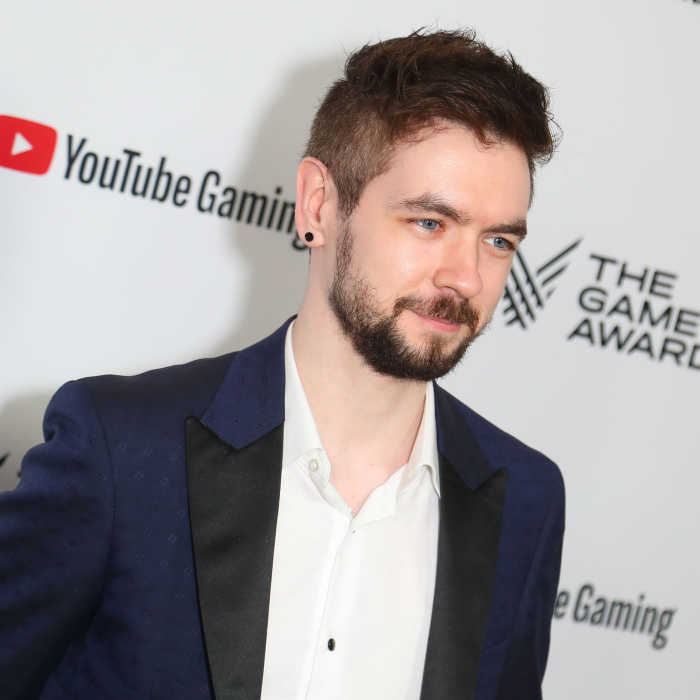
#> input picture dataset/test/jack.jpg, 1400 x 1400 px, given as the content of the folder dataset/train, which was not available (shown at 1/2 size)
$ python main.py
#> lines starting #> are read from the running program, lines starting #| are printed output that depends on the picture; pictures that were not available may be replaced by others from this repository, and a replacement may not be noted
import cv2 as cv
import os
import numpy as np
import math
from matplotlib import pyplot as plt

def get_path_list(root_path):

#> called with root_path = 'dataset/train'
    train_images = os.listdir (root_path)
    train_names = list()

    for folder_name in train_images:
        train_names.append(folder_name)

    return train_names

def get_class_id(root_path, train_names):
#> called with root_path = 'dataset/train'
    image_train_list = []
    image_class_id = []

    for index, image in enumerate(train_names):
        full_name_path = root_path + '/' + image

        for image_path in os.listdir(full_name_path):
            full_image_path = full_name_path + '/' + image_path
            img_gray = cv.imread(full_image_path, 0)
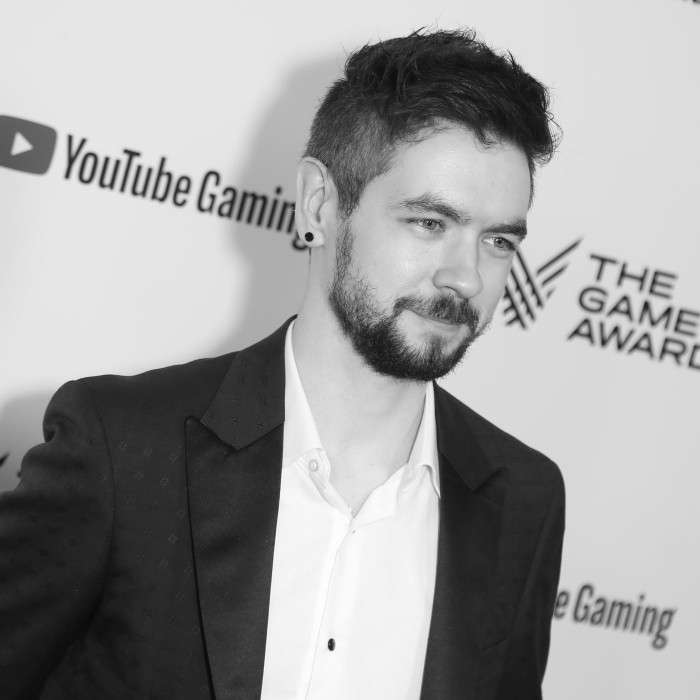
#> img_gray: shape (1400, 1400) (shown at 1/2 size); min 0, max 255, mean 158.1

            image_train_list.append (img_gray)
            image_class_id.append (index)

    return image_train_list, image_class_id

def detect_faces_and_filter(image_list, image_classes_list=None):

    face_cascade = cv.CascadeClassifier ('haarcascades/haarcascade_frontalface_default.xml')

    face_list = []
    class_list = []
    face_rects = []

    if image_classes_list is not None: #train
        for image, image_class in zip(image_list, image_classes_list):

            detected_faces = face_cascade.detectMultiScale(
                image,
                scaleFactor = 1.3,
                minNeighbors = 3
            )

            if(len(detected_faces) < 1):
                continue

            for face_rect in detected_faces:
                x, y, w, h = face_rect
                face_img = image[y:y+w, x:x+h]

                face_list.append(face_img)
                class_list.append(image_class)

        return face_list, face_rects, class_list
    else: # test
        for image in image_list:

            image = cv.cvtColor(image, cv.COLOR_BGR2GRAY)

            detected_faces = face_cascade.detectMultiScale(
                image,
                scaleFactor = 1.3,
                minNeighbors = 3
            )

            if(len(detected_faces) < 1):
                continue

            for face_rect in detected_faces:
                x, y, w, h = face_rect
                face_img = image[y:y+w, x:x+h]

                face_list.append(face_img)
                face_rects.append([x,y,w,h])

        return face_list, face_rects, class_list

def train(train_face_grays, image_classes_list):

    face_recognizer = cv.face.LBPHFaceRecognizer_create()
    face_recognizer.train(
        train_face_grays,
        np.array(image_classes_list)
    )
    return face_recognizer

def get_test_images_data(test_root_path):
    images_test = os.listdir (test_root_path)
    image_test_list = list()
    for image in (images_test):
        test_path = f'{test_root_path}/{image}'
        image = cv.imread(test_path)
        image_test_list.append(image)

    return image_test_list

def predict(recognizer, test_faces_gray):
    results = list()

    for test_face in test_faces_gray:
        res, _ = recognizer.predict(test_face)
        results.append(res)

    return results

def draw_prediction_results(predict_results, test_image_list, test_faces_rects, train_names):

    image_predict_results = list()

    for predict_result, test_image, face_rect in zip(predict_results, test_image_list, test_faces_rects):
        x, y, w, h = face_rect
        face_img = test_image [y:y+w, x:x+h]

        test_img = cv.rectangle(
            test_image,
            (x,y),
            (x+w, y+h),
            (0, 255, 0),
            1
        )

        if train_names[predict_result] in ['Pewdiepie', 'Jacksepticeye']:
            text = f'{train_names[predict_result]} - Youtube'
        else:
            text = f'{train_names[predict_result]} - Twitch'

        test_image = cv.putText (test_img, text, (x, y-10), cv.FONT_HERSHEY_PLAIN, 2, (0, 255, 0), 2)
        image_predict_results.append(test_image)

    return image_predict_results

def combine_and_show_result(image_list):
    plt.figure(figsize=(10,7))
    for index, image in enumerate(image_list):
        plt.subplot(2, 3, index+1)
        plt.imshow(cv.cvtColor(image, cv.COLOR_BGR2RGB))
        plt.xticks([])
        plt.yticks([])
    plt.tight_layout()
    plt.show()

if __name__ == "__main__":

    train_root_path = "dataset/train"

    train_names = get_path_list(train_root_path) #labels_list
    train_image_list, image_classes_list = get_class_id(train_root_path, train_names) #faces, indexes
#> train_image_list = 1 item; image_classes_list = [0]
    train_face_grays, _, filtered_classes_list = detect_faces_and_filter(train_image_list, image_classes_list)
#> the loop in detect_faces_and_filter, `for image, image_class in zip(image_list, image_classes_list): ` made 1 pass
#> (image_class, detected_faces) on pass 1: (0, [[670, 266, 482, 482]])
#> after the loop in detect_faces_and_filter, `for image, image_class in zip(image_list, image_classes_list):`: face_list = 1 item
#> train_face_grays = 1 item; filtered_classes_list = [0]
    recognizer = train(train_face_grays, filtered_classes_list)

    test_root_path = "dataset/test"

    test_image_list = get_test_images_data(test_root_path)
#> in get_test_images_data, image is the input picture: shape (1400, 1400, 3); mean B, G, R 157.3, 156.3, 162
    test_faces_gray, test_faces_rects, _ = detect_faces_and_filter(test_image_list)
#> the loop in detect_faces_and_filter (call 2), `for image in image_list: ` made 4 passes
#> pass 2, in detect_faces_and_filter (call 2), `image = cv.cvtColor(image, cv.COLOR_BGR2GRAY)`:
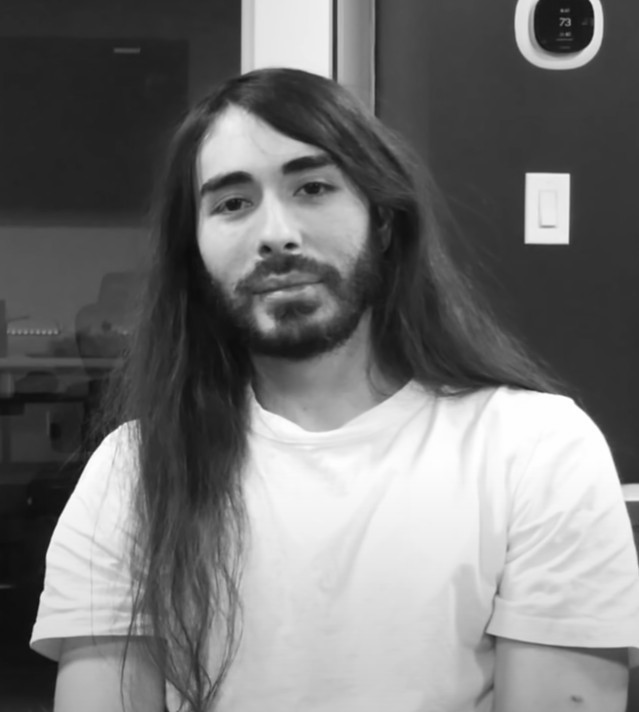
#> image: shape (712, 639); min 12, max 255, mean 116.8
#> pass 3, in detect_faces_and_filter (call 2), `image = cv.cvtColor(image, cv.COLOR_BGR2GRAY)`:
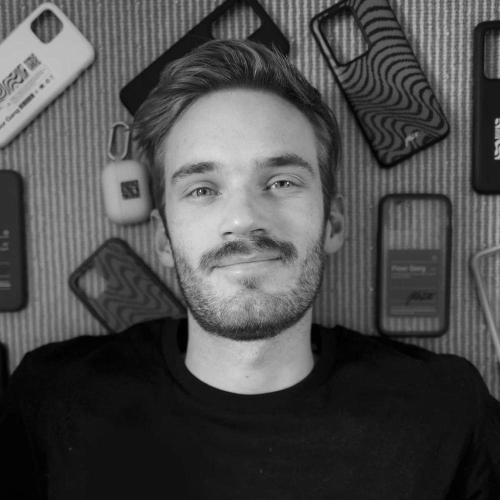
#> image: shape (1000, 1000) (shown at 1/2 size); min 0, max 255, mean 76.7
    predict_results = predict(recognizer, test_faces_gray)
    predicted_test_image_list = draw_prediction_results(predict_results, test_image_list, test_faces_rects, train_names)
#> the loop in draw_prediction_results, `for predict_result, test_image, face_rect in zip(predict_results, test..` made 4 passes
#> pass 1, in draw_prediction_results, `face_img = test_image [y:y+w, x:x+h]`:
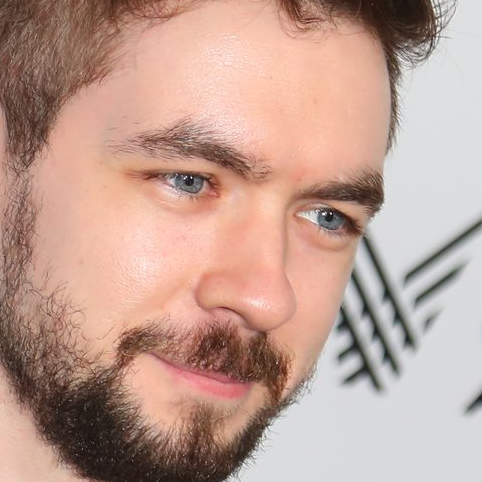
#> face_img: shape (482, 482, 3); mean B, G, R 147.2, 159.3, 191.7
#> pass 2, in draw_prediction_results, `face_img = test_image [y:y+w, x:x+h]`:
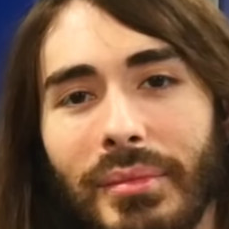
#> face_img: shape (229, 229, 3); mean B, G, R 68.1, 92.9, 127.6
#> after the loop in draw_prediction_results, `for predict_result, test_image, face_rect in zip(predict_results, test..`:
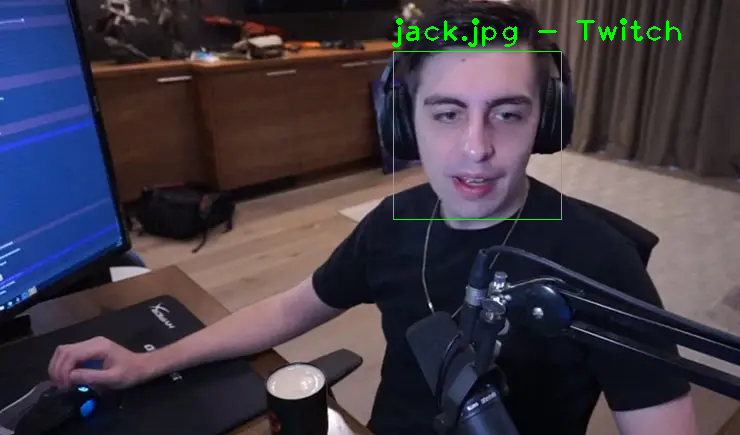
#> test_img: shape (435, 740, 3); mean B, G, R 67.8, 57.5, 63.6

    combine_and_show_result(predicted_test_image_list)
#> in combine_and_show_result, `plt.show()`:
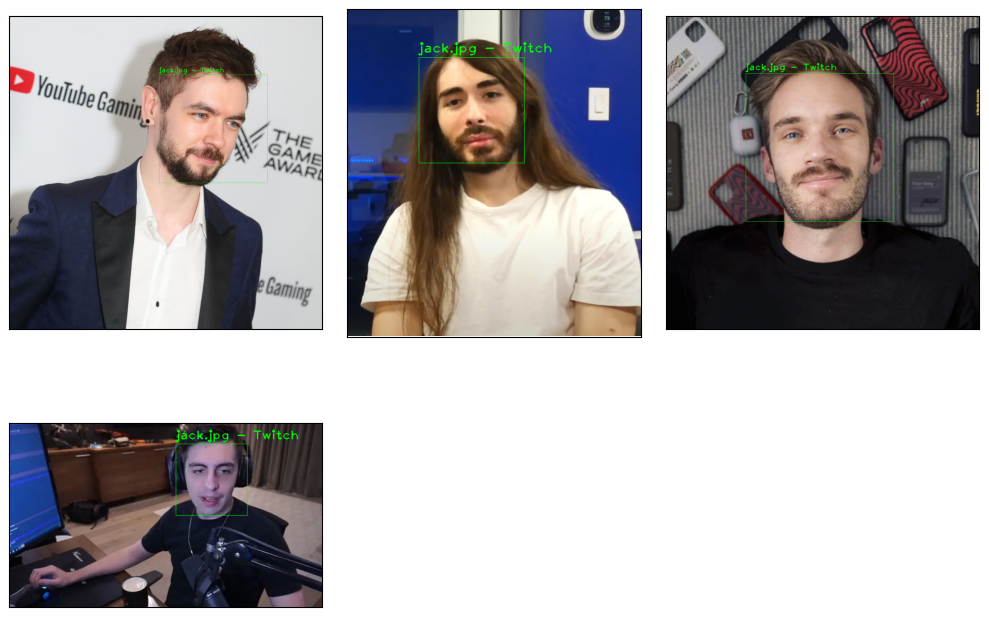
#> figure drawn by matplotlib, 4 panels
